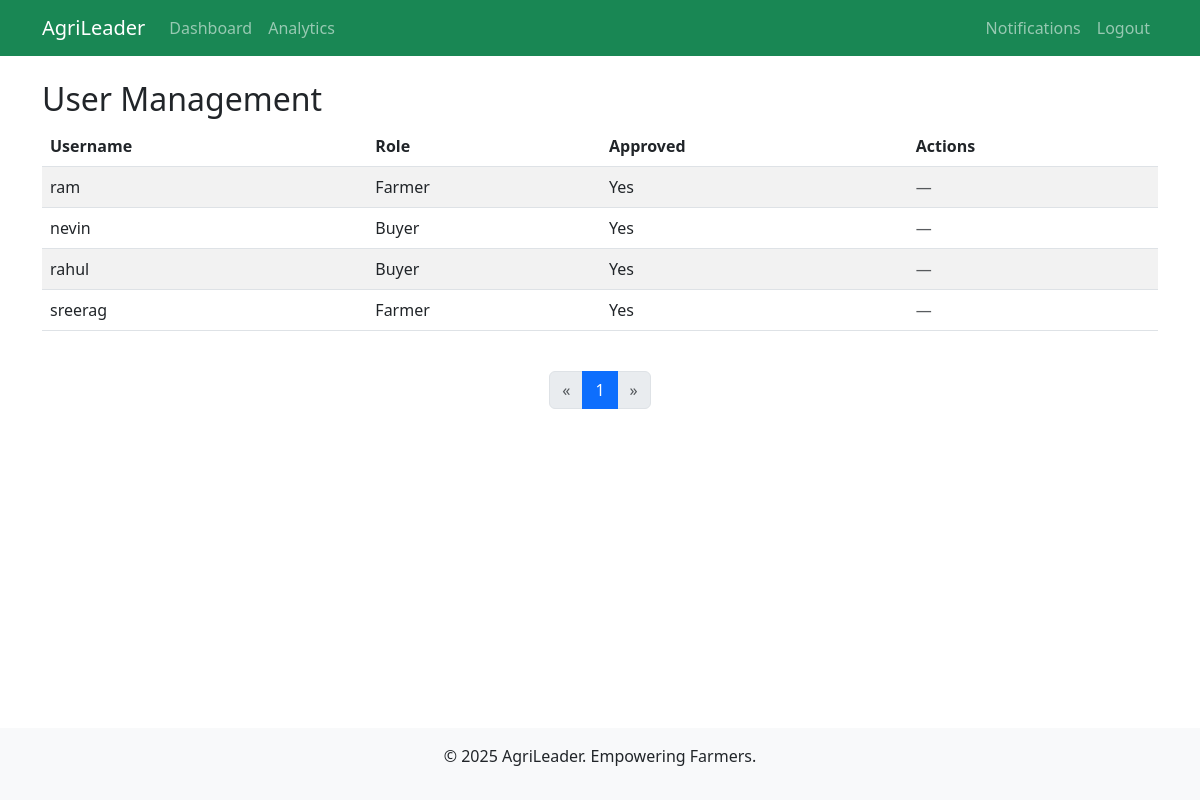
The app's page /adminpanel/users/ (signed in) with its own data.
### accounts/models.py (models this page shows, shortened)
class CustomUser(AbstractUser):
    ROLE_CHOICES = [
        ('farmer', 'Farmer'),
        ('buyer', 'Buyer'),
    ]
    email = models.EmailField(unique=True, blank=False, null=False)  # 👈 make email required and unique
    first_name = models.CharField(max_length=150, blank=False, null=False)  # 👈 required
    last_name = models.CharField(max_length=150, blank=False, null=False)   # 👈 required
    role = models.CharField(max_length=10, choices=ROLE_CHOICES, default='farmer')
    mobile = models.CharField(
        max_length=10,
        validators=[RegexValidator(r'^[6-9]\d{9}$', 'Enter a valid 10-digit mobile number starting with 6, 7, 8, or 9.')],
        help_text='10 digits starting with 6-9'
    )
    address = models.TextField()
    profile_picture = models.ImageField(upload_to='profiles/', blank=True, null=True)
    buyer_type = models.CharField(
        max_length=20,
        choices=[('wholesaler', 'Wholesaler'), ('retailer', 'Retailer')],
        blank=True,
        null=True
    )
    is_approved = models.BooleanField(default=False)
    objects = CustomUserManager()

### adminpanel/views.py (the view)
    def wrapper(request, *args, **kwargs):
        if not request.user.is_authenticated or request.user.role != 'admin':
            messages.warning(request, 'No permission to access this page.')
            return redirect('accounts:home')
        return view_func(request, *args, **kwargs)

### adminpanel/views.py (called while the page is built)
def admin_required(view_func):
    def wrapper(request, *args, **kwargs):
        if not request.user.is_authenticated or request.user.role != 'admin':
            messages.warning(request, 'No permission to access this page.')
            return redirect('accounts:home')
        return view_func(request, *args, **kwargs)
    return wrapper

@login_required
@admin_required
def user_management(request):
    users_qs = CustomUser.objects.filter(role__in=['farmer', 'buyer']).order_by('-date_joined')
    page_obj, users = paginate_queryset(request, users_qs)
    return render(request, 'adminpanel/user_management.html', {
        'users': users,
        'page_obj': page_obj,  # pass page_obj to template for navigation
    })

### utils/pagination.py (called while the page is built)
def paginate_queryset(request, queryset):
    paginator = Paginator(queryset, DEFAULT_PER_PAGE)
    page_number = request.GET.get('page')
    try:
        page_obj = paginator.page(page_number)
    except PageNotAnInteger:
        page_obj = paginator.page(1)
    except EmptyPage:
        page_obj = paginator.page(paginator.num_pages)
    return page_obj, page_obj.object_list

### adminpanel/templates/adminpanel/user_management.html (shortened to what this page needs)
{% extends 'accounts/base.html' %}
{% block content %}
<h2>User Management</h2>
<div class="table-responsive">
    <table class="table table-striped align-middle">
        <thead>
            <tr>
                <th>Username</th>
                <th>Role</th>
                <th>Approved</th>
                <th>Actions</th>
            </tr>
        </thead>
        <tbody>
            {% for user in users %}
            <tr>
                <td>{{ user.username }}</td>
                <td>{{ user.get_role_display }}</td>
                <td>{{ user.is_approved|yesno:"Yes,No" }}</td>
                <td>
                    {% if not user.is_approved %}
                        <a href="{% url 'adminpanel:approve_user' user.id %}"
                           class="btn btn-sm btn-success"
                           onclick="return confirm('Are you sure you want to approve {{ user.username }}?');">
                            Approve
                        </a>
                        <a href="{% url 'adminpanel:reject_user' user.id %}"
                           class="btn btn-sm btn-danger"
                           onclick="return confirm('Are you sure you want to reject {{ user.username }}? This action cannot be undone.');">
                            Reject
                        </a>
                    {% else %}
                        <span class="text-muted">—</span>
                    {% endif %}
                </td>
            </tr>
            {% empty %}
            <tr>
                <td colspan="4" class="text-center">No users found.</td>
            </tr>
            {% endfor %}
        </tbody>
    </table>
</div>
{% include 'partials/pagination.html' %}
{% endblock %}

### records on screen
CustomUser: username "ram", role "Farmer", is_approved "Yes"
CustomUser: username "nevin", role "Buyer", is_approved "Yes"
CustomUser: username "rahul", role "Buyer", is_approved "Yes"
CustomUser: username "sreerag", role "Farmer", is_approved "Yes"

### other values on screen
{{ num }} "1"
